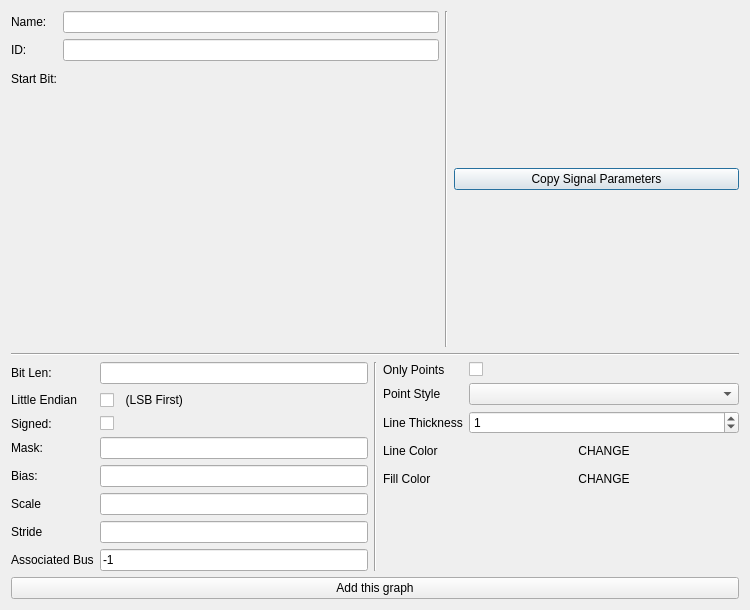
<?xml version='1.0' encoding='UTF-8'?>
<ui version="4.0">
 <class>NewGraphDialog</class>
 <widget class="QDialog" name="NewGraphDialog">
  <property name="geometry">
   <rect>
    <x>0</x>
    <y>0</y>
    <width>750</width>
    <height>550</height>
   </rect>
  </property>
  <property name="windowTitle">
   <string>Graph Settings</string>
  </property>
  <layout class="QVBoxLayout" name="verticalLayout">
   <item>
    <layout class="QHBoxLayout" name="horizontalLayout" stretch="3,3,2">
     <item>
      <layout class="QFormLayout" name="formLayout">
       <item row="0" column="0">
        <widget class="QLabel" name="label_12">
         <property name="text">
          <string>&lt;html&gt;&lt;head/&gt;&lt;body&gt;&lt;p&gt;Name:&lt;/p&gt;&lt;/body&gt;&lt;/html&gt;</string>
         </property>
        </widget>
       </item>
       <item row="0" column="1">
        <widget class="QLineEdit" name="txtName" />
       </item>
       <item row="1" column="0">
        <widget class="QLabel" name="label">
         <property name="text">
          <string>ID:</string>
         </property>
        </widget>
       </item>
       <item row="1" column="1">
        <widget class="QLineEdit" name="txtID" />
       </item>
       <item row="2" column="0">
        <widget class="QLabel" name="label_2">
         <property name="text">
          <string>Start Bit:</string>
         </property>
        </widget>
       </item>
       <item row="2" column="1">
        <widget class="CANDataGrid" name="gridData" native="true">
         <property name="minimumSize">
          <size>
           <width>280</width>
           <height>280</height>
          </size>
         </property>
         <property name="baseSize">
          <size>
           <width>280</width>
           <height>280</height>
          </size>
         </property>
        </widget>
       </item>
      </layout>
     </item>
     <item>
      <widget class="Line" name="line_2">
       <property name="orientation">
        <enum>Qt::Vertical</enum>
       </property>
      </widget>
     </item>
     <item>
      <layout class="QVBoxLayout" name="verticalLayout_3">
       <item><widget class="DbcSignalSelectorTree" name="signalTree" native="true" /></item><item>
        <widget class="QPushButton" name="btnCopySignal">
         <property name="text">
          <string>Copy Signal Parameters</string>
         </property>
        </widget>
       </item>
       <item>
        <widget class="QLabel" name="lblMsgStatus">
         <property name="font">
          <font>
           <pointsize>12</pointsize>
           <bold>true</bold>
          </font>
         </property>
         <property name="text">
          <string />
         </property>
        </widget>
       </item>
      </layout>
     </item>
    </layout>
   </item>
   <item>
    <widget class="Line" name="line">
     <property name="orientation">
      <enum>Qt::Horizontal</enum>
     </property>
    </widget>
   </item>
   <item>
    <layout class="QHBoxLayout" name="horizontalLayout_2" stretch="1,0,1">
     <item>
      <layout class="QFormLayout" name="formLayout_2">
       <item row="0" column="0">
        <widget class="QLabel" name="label_14">
         <property name="text">
          <string>Bit Len:</string>
         </property>
        </widget>
       </item>
       <item row="0" column="1">
        <widget class="QLineEdit" name="txtDataLen" />
       </item>
       <item row="1" column="0">
        <widget class="QLabel" name="label_13">
         <property name="text">
          <string>Little Endian</string>
         </property>
        </widget>
       </item>
       <item row="1" column="1">
        <widget class="QCheckBox" name="cbIntel">
         <property name="text">
          <string>  (LSB First)</string>
         </property>
        </widget>
       </item>
       <item row="2" column="0">
        <widget class="QLabel" name="label_3">
         <property name="text">
          <string>Signed:</string>
         </property>
        </widget>
       </item>
       <item row="2" column="1">
        <widget class="QCheckBox" name="cbSigned">
         <property name="text">
          <string />
         </property>
        </widget>
       </item>
       <item row="3" column="0">
        <widget class="QLabel" name="label_4">
         <property name="frameShape">
          <enum>QFrame::NoFrame</enum>
         </property>
         <property name="text">
          <string>Mask:</string>
         </property>
        </widget>
       </item>
       <item row="3" column="1">
        <widget class="QLineEdit" name="txtMask" />
       </item>
       <item row="4" column="0">
        <widget class="QLabel" name="label_5">
         <property name="text">
          <string>Bias:</string>
         </property>
        </widget>
       </item>
       <item row="4" column="1">
        <widget class="QLineEdit" name="txtBias" />
       </item>
       <item row="5" column="0">
        <widget class="QLabel" name="label_6">
         <property name="text">
          <string>Scale</string>
         </property>
        </widget>
       </item>
       <item row="5" column="1">
        <widget class="QLineEdit" name="txtScale" />
       </item>
       <item row="6" column="0">
        <widget class="QLabel" name="label_7">
         <property name="text">
          <string>Stride</string>
         </property>
        </widget>
       </item>
       <item row="6" column="1">
        <widget class="QLineEdit" name="txtStride" />
       </item>
       <item row="7" column="0">
        <widget class="QLabel" name="label_18">
         <property name="text">
          <string>Associated Bus</string>
         </property>
        </widget>
       </item>
       <item row="7" column="1">
        <widget class="QLineEdit" name="editBus">
         <property name="text">
          <string>-1</string>
         </property>
        </widget>
       </item>
      </layout>
     </item>
     <item>
      <widget class="Line" name="line_3">
       <property name="orientation">
        <enum>Qt::Vertical</enum>
       </property>
      </widget>
     </item>
     <item>
      <layout class="QFormLayout" name="formLayout_3">
       <item row="0" column="0">
        <widget class="QLabel" name="label_16">
         <property name="text">
          <string>Only Points</string>
         </property>
        </widget>
       </item>
       <item row="0" column="1">
        <widget class="QCheckBox" name="cbOnlyPoints">
         <property name="text">
          <string />
         </property>
        </widget>
       </item>
       <item row="1" column="0">
        <widget class="QLabel" name="label_17">
         <property name="text">
          <string>Point Style</string>
         </property>
        </widget>
       </item>
       <item row="1" column="1">
        <widget class="QComboBox" name="coPointStyle" />
       </item>
       <item row="2" column="0">
        <widget class="QLabel" name="label_15">
         <property name="text">
          <string>Line Thickness</string>
         </property>
        </widget>
       </item>
       <item row="2" column="1">
        <widget class="QSpinBox" name="spinLineWidth">
         <property name="maximum">
          <number>15</number>
         </property>
         <property name="value">
          <number>1</number>
         </property>
        </widget>
       </item>
       <item row="3" column="0">
        <widget class="QLabel" name="label_8">
         <property name="text">
          <string>Line Color</string>
         </property>
        </widget>
       </item>
       <item row="3" column="1">
        <widget class="QPushButton" name="colorSwatch">
         <property name="autoFillBackground">
          <bool>true</bool>
         </property>
         <property name="text">
          <string>CHANGE</string>
         </property>
         <property name="flat">
          <bool>true</bool>
         </property>
        </widget>
       </item>
       <item row="4" column="0">
        <widget class="QLabel" name="label55">
         <property name="text">
          <string>Fill Color</string>
         </property>
        </widget>
       </item>
       <item row="4" column="1">
        <widget class="QPushButton" name="fillSwatch">
         <property name="autoFillBackground">
          <bool>true</bool>
         </property>
         <property name="text">
          <string>CHANGE</string>
         </property>
         <property name="flat">
          <bool>true</bool>
         </property>
        </widget>
       </item>
      </layout>
     </item>
    </layout>
   </item>
   <item>
    <widget class="QPushButton" name="btnAddGraph">
     <property name="text">
      <string>Add this graph</string>
     </property>
    </widget>
   </item>
  </layout>
 </widget>
 <customwidgets>
  <customwidget>
   <class>CANDataGrid</class>
   <extends>QWidget</extends>
   <header>candatagrid.h</header>
   <container>1</container>
  </customwidget>
 <customwidget><class>DbcSignalSelectorTree</class><extends>QWidget</extends><header>dbcsignalselectortree.h</header><container>1</container></customwidget></customwidgets>
 <tabstops>
  <tabstop>txtName</tabstop>
  <tabstop>txtID</tabstop>
  <tabstop>btnCopySignal</tabstop>
 </tabstops>
 <resources />
 <connections />
</ui>
